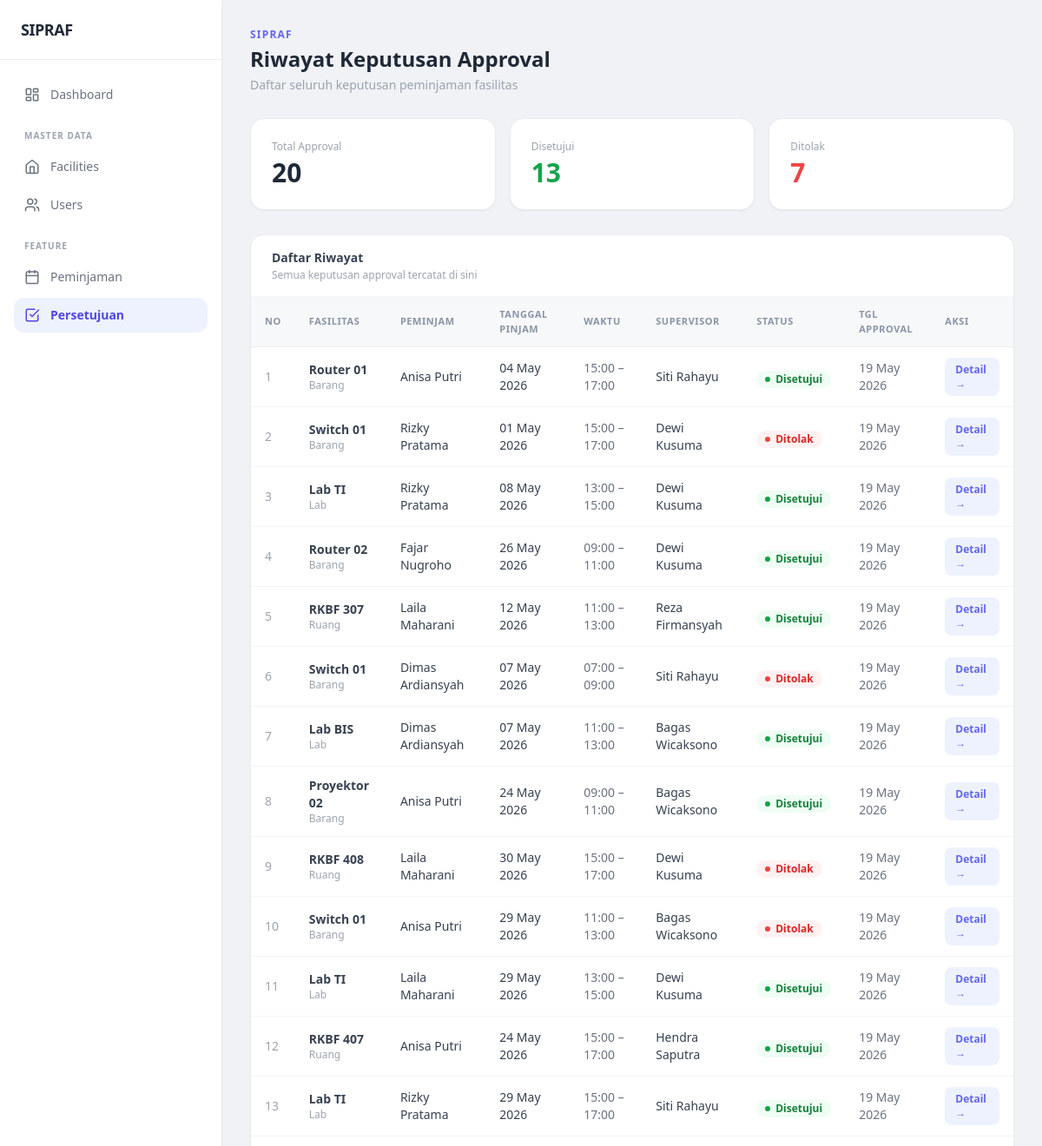
Before: /pages/approval/index.php (upper part) with the older database file.
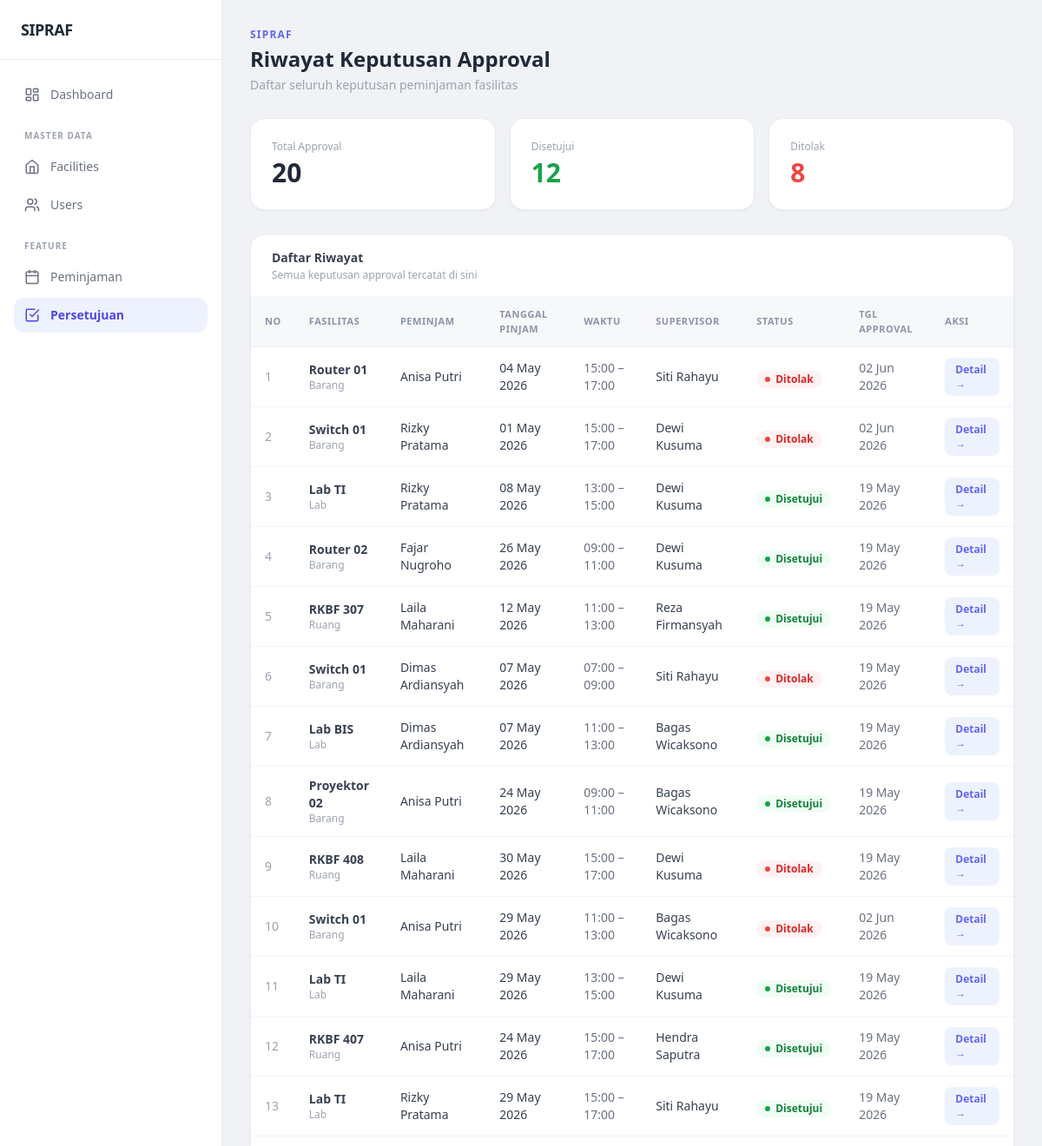
After: the same page with the newer database file.
### tables this page shows
CREATE TABLE `approvals` (
  `id` int NOT NULL,
  `reservation_id` int NOT NULL,
  `user_id` int NOT NULL,
  `status` enum('disetujui','ditolak') NOT NULL,
  `notes` text,
  `created_at` timestamp NULL DEFAULT CURRENT_TIMESTAMP,
  `updated_at` timestamp NULL DEFAULT NULL ON UPDATE CURRENT_TIMESTAMP
);

CREATE TABLE `facilities` (
  `id` int NOT NULL,
  `name` varchar(255) NOT NULL,
  `kategori` enum('lab','ruang','barang') NOT NULL,
  `kapasitas` int DEFAULT '0',
  `deskripsi` text,
  `status` enum('tersedia','dipinjam') DEFAULT 'tersedia',
  `created_at` timestamp NULL DEFAULT CURRENT_TIMESTAMP
);

CREATE TABLE `users` (
  `id` int NOT NULL,
  `name` varchar(255) NOT NULL,
  `email` varchar(255) NOT NULL,
  `password` varchar(255) NOT NULL,
  `role` enum('admin','supervisor','borrower') NOT NULL,
  `foto` varchar(255) DEFAULT NULL,
  `created_at` timestamp NULL DEFAULT CURRENT_TIMESTAMP
);

CREATE TABLE `reservations` (
  `id` int NOT NULL,
  `user_id` int NOT NULL,
  `facility_id` int NOT NULL,
  `notes` text,
  `tanggal` date NOT NULL,
  `jam_mulai` time NOT NULL,
  `jam_selesai` time NOT NULL,
  `status` enum('diajukan','disetujui','ditolak','dibatalkan') DEFAULT 'diajukan',
  `created_at` timestamp NULL DEFAULT CURRENT_TIMESTAMP
);

### helper/data/approval.php (called while the page is built, shortened)
<?php
function getAllApproval($conn) {
    $query = "SELECT
                a.id,
                a.status AS status_approval,
                a.notes AS catatan_approval,
                COALESCE(a.updated_at, a.created_at) AS tanggal_approval,
                r.id AS reservation_id,
                r.tanggal,
                r.jam_mulai,
                r.jam_selesai,
                r.notes AS catatan_reservasi,
                r.status AS status_reservasi,
                f.name AS nama_fasilitas,
                f.kategori,
                u_peminjam.name AS nama_peminjam,
                u_supervisor.name AS nama_supervisor
              FROM approvals a
              JOIN reservations r ON a.reservation_id = r.id
              JOIN facilities f ON r.facility_id = f.id
              JOIN users u_peminjam ON r.user_id = u_peminjam.id
              JOIN users u_supervisor ON a.user_id = u_supervisor.id
              ORDER BY a.created_at DESC";
    $result = mysqli_query($conn, $query);
    return $result;
}
function getLaporanApproval($conn) {
    $query = "SELECT
                a.id,
                a.status AS status_approval,
                a.notes AS catatan_approval,
                COALESCE(a.updated_at, a.created_at) AS tanggal_approval,
                r.tanggal,
                r.jam_mulai,
                r.jam_selesai,
                f.name AS nama_fasilitas,
                f.kategori,
                u_peminjam.name AS nama_peminjam,
                u_supervisor.name AS nama_supervisor
              FROM approvals a
              JOIN reservations r ON a.reservation_id = r.id
              JOIN facilities f ON r.facility_id = f.id
              JOIN users u_peminjam ON r.user_id = u_peminjam.id
              JOIN users u_supervisor ON a.user_id = u_supervisor.id
              ORDER BY a.created_at DESC";
    $result = mysqli_query($conn, $query);
    $data_laporan = [];
    while ($row = mysqli_fetch_assoc($result)) {
        $data_laporan[] = $row;
    }
    return $data_laporan;
}

### logic/approval_process.php (called while the page is built, shortened)
<?php
require_once __DIR__ . '/../helper/data/approval.php';
function generateLaporan($conn) {
    $data_laporan = getLaporanApproval($conn);
    $total = count($data_laporan);
    $total_disetujui = 0;
    $total_ditolak = 0;
    foreach ($data_laporan as $row) {
        if ($row['status_approval'] === 'disetujui') {
            $total_disetujui++;
        } else if ($row['status_approval'] === 'ditolak') {
            $total_ditolak++;
        }
    }
    $hasil_laporan = [
        'total'           => $total,
        'total_disetujui' => $total_disetujui,
        'total_ditolak'   => $total_ditolak,
        'detail'          => $data_laporan
    ];
    return $hasil_laporan;
}

### pages/approval/index.php (the view, shortened to what the changed rows need)
<?php
require_once __DIR__ . '/../../helper/db_conn.php';
require_once __DIR__ . '/../../helper/data/approval.php';
require_once __DIR__ . '/../../logic/approval_process.php';
$role    = $_SESSION['role']    ?? 'borrower';
$user_id = $_SESSION['user_id'] ?? 0;
$data_approval = ($role === 'admin' || $role === 'supervisor')
    ? getAllApproval($conn)
    : getApprovalByUser($conn, $user_id);
$laporan = ($role === 'admin' || $role === 'supervisor') ? generateLaporan($conn) : null;
?>
<!DOCTYPE html>
<html lang="id">
<head>
    <script src="https://cdn.tailwindcss.com"></script>
</head>
<body class="bg-[#f0f2f5] min-h-screen flex">
    <main class="ml-64 flex-1 p-6 md:p-8">
        <div class="mb-7">
            <h1 class="text-2xl font-bold text-gray-800">Riwayat Keputusan Approval</h1>
        </div>
        <?php if ($laporan): ?>
        <div class="grid grid-cols-1 sm:grid-cols-3 gap-4 mb-7">
            <?php
            $kartu = [
                ['label' => 'Total Approval', 'nilai' => $laporan['total'],           'warna' => 'text-gray-800'],
                ['label' => 'Disetujui',      'nilai' => $laporan['total_disetujui'], 'warna' => 'text-green-600'],
                ['label' => 'Ditolak',        'nilai' => $laporan['total_ditolak'],   'warna' => 'text-red-500'],
            ];
            foreach ($kartu as $k): ?>
            <div class="bg-white rounded-2xl border border-[#eaedf0] shadow-sm p-6 hover:shadow-md transition">
                <p class="text-xs text-gray-400 font-medium mb-1"><?= $k['label'] ?></p>
                <p class="text-3xl font-bold <?= $k['warna'] ?>"><?= $k['nilai'] ?></p>
            </div>
            <?php endforeach; ?>
        </div>
        <?php endif; ?>
        <div class="bg-white rounded-2xl border border-[#eaedf0] shadow-sm overflow-hidden">
            <div class="px-6 py-4 border-b border-gray-100">
                <h2 class="text-sm font-semibold text-gray-700">Daftar Riwayat</h2>
            </div>
            <div class="overflow-x-auto">
                <table class="min-w-full">
                    <thead class="bg-[#f7f8fa]">
                        <tr>
                            <?php foreach (['No','Fasilitas','Peminjam','Tanggal Pinjam','Waktu','Supervisor','Status','Tgl Approval','Aksi'] as $th): ?>
                            <th class="text-left text-[11px] font-semibold tracking-wider text-[#8a94a6] uppercase px-4 py-3 border-b border-[#eaedf0]"><?= $th ?></th>
                            <?php endforeach; ?>
                        </tr>
                    </thead>
                    <tbody>
                    <?php
                    $no       = 1;
                    while ($row = mysqli_fetch_assoc($data_approval)):
                        $disetujui = ($row['status_approval'] ?? '') === 'disetujui';
                    ?>
                    <tr class="border-b border-[#f2f4f7] hover:bg-[#f7f9fc]">
                        <td class="px-4 py-3 text-sm text-gray-400"><?= $no++ ?></td>
                        <td class="px-4 py-3">
                            <p class="text-sm font-semibold text-gray-700"><?= htmlspecialchars($row['nama_fasilitas'] ?? '-') ?></p>
                            <p class="text-xs text-gray-400"><?= ucfirst($row['kategori'] ?? '-') ?></p>
                        </td>
                        <td class="px-4 py-3 text-sm text-gray-700"><?= htmlspecialchars($row['nama_peminjam'] ?? '-') ?></td>
                        <td class="px-4 py-3 text-sm text-gray-700"><?= !empty($row['tanggal']) ? date('d M Y', strtotime($row['tanggal'])) : '-' ?></td>
                        <td class="px-4 py-3 text-sm text-gray-500"><?= substr($row['jam_mulai'] ?? '00:00', 0, 5) ?> – <?= substr($row['jam_selesai'] ?? '00:00', 0, 5) ?></td>
                        <td class="px-4 py-3 text-sm text-gray-700"><?= htmlspecialchars($row['nama_supervisor'] ?? '-') ?></td>
                        <td class="px-4 py-3">
                            <?php if ($disetujui): ?>
                            <span class="inline-flex items-center gap-1.5 bg-green-50 text-green-700 px-2.5 py-0.5 rounded-full text-xs font-semibold">
                                <span class="w-1.5 h-1.5 rounded-full bg-green-600"></span>Disetujui
                            </span>
                            <?php else: ?>
                            <span class="inline-flex items-center gap-1.5 bg-red-50 text-red-600 px-2.5 py-0.5 rounded-full text-xs font-semibold">
                                <span class="w-1.5 h-1.5 rounded-full bg-red-500"></span>Ditolak
                            </span>
                            <?php endif; ?>
                        </td>
                        <td class="px-4 py-3 text-sm text-gray-500"><?= !empty($row['tanggal_approval']) ? date('d M Y', strtotime($row['tanggal_approval'])) : '-' ?></td>
                        <td class="px-4 py-3">
                            <a href="detail.php?id=<?= $row['id'] ?>" class="inline-flex items-center bg-indigo-50 text-indigo-500 hover:bg-indigo-500 hover:text-white px-3 py-1.5 rounded-lg text-xs font-semibold transition">Detail →</a>
                        </td>
                    </tr>
                    <?php endwhile; ?>
                    </tbody>
                </table>
            </div>
        </div>
    </main>
</body>
</html>

Changed rows visible on the page:
changed approvals "Router 01": tanggal_approval "19 May 2026" → "02 Jun 2026"; status "Disetujui" → "Ditolak"
changed approvals "01 May 2026": tanggal_approval "19 May 2026" → "02 Jun 2026"
changed approvals (number 10 of 13 on the later page): tanggal_approval "19 May 2026" → "02 Jun 2026"
Other visible differences:
new list line: "Disetujui 12"
new list line: "Ditolak 8"
list line gone: "Disetujui 13"
list line gone: "Ditolak 7"
